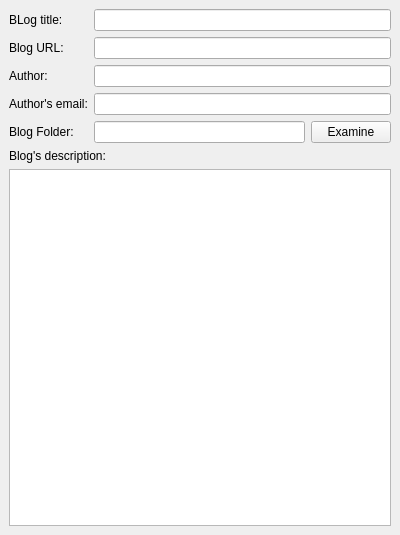
<ui version="4.0" >
 <class>Form</class>
 <widget class="QWidget" name="Form" >
  <property name="geometry" >
   <rect>
    <x>0</x>
    <y>0</y>
    <width>400</width>
    <height>535</height>
   </rect>
  </property>
  <property name="windowTitle" >
   <string>Form</string>
  </property>
  <layout class="QVBoxLayout" >
   <property name="margin" >
    <number>9</number>
   </property>
   <property name="spacing" >
    <number>6</number>
   </property>
   <item>
    <layout class="QGridLayout" >
     <property name="margin" >
      <number>0</number>
     </property>
     <property name="spacing" >
      <number>6</number>
     </property>
     <item row="0" column="0" >
      <widget class="QLabel" name="label" >
       <property name="text" >
        <string>BLog title:</string>
       </property>
      </widget>
     </item>
     <item row="1" column="1" >
      <widget class="QLineEdit" name="url" />
     </item>
     <item row="2" column="1" >
      <widget class="QLineEdit" name="author" />
     </item>
     <item row="1" column="0" >
      <widget class="QLabel" name="label_2" >
       <property name="text" >
        <string>Blog URL:</string>
       </property>
      </widget>
     </item>
     <item row="0" column="1" >
      <widget class="QLineEdit" name="title" />
     </item>
     <item row="4" column="0" >
      <widget class="QLabel" name="label_6" >
       <property name="text" >
        <string>Blog Folder:</string>
       </property>
      </widget>
     </item>
     <item row="2" column="0" >
      <widget class="QLabel" name="label_3" >
       <property name="text" >
        <string>Author:</string>
       </property>
      </widget>
     </item>
     <item row="4" column="1" >
      <layout class="QHBoxLayout" >
       <property name="margin" >
        <number>0</number>
       </property>
       <property name="spacing" >
        <number>6</number>
       </property>
       <item>
        <widget class="QLineEdit" name="folder" />
       </item>
       <item>
        <widget class="QPushButton" name="examine" >
         <property name="text" >
          <string>Examine</string>
         </property>
        </widget>
       </item>
      </layout>
     </item>
     <item row="3" column="0" >
      <widget class="QLabel" name="label_4" >
       <property name="text" >
        <string>Author's email:</string>
       </property>
      </widget>
     </item>
     <item row="3" column="1" >
      <widget class="QLineEdit" name="email" />
     </item>
    </layout>
   </item>
   <item>
    <layout class="QVBoxLayout" >
     <property name="margin" >
      <number>0</number>
     </property>
     <property name="spacing" >
      <number>6</number>
     </property>
     <item>
      <widget class="QLabel" name="label_5" >
       <property name="text" >
        <string>Blog's description:</string>
       </property>
      </widget>
     </item>
     <item>
      <widget class="QTextEdit" name="textEdit" />
     </item>
    </layout>
   </item>
  </layout>
 </widget>
 <resources/>
 <connections/>
</ui>
